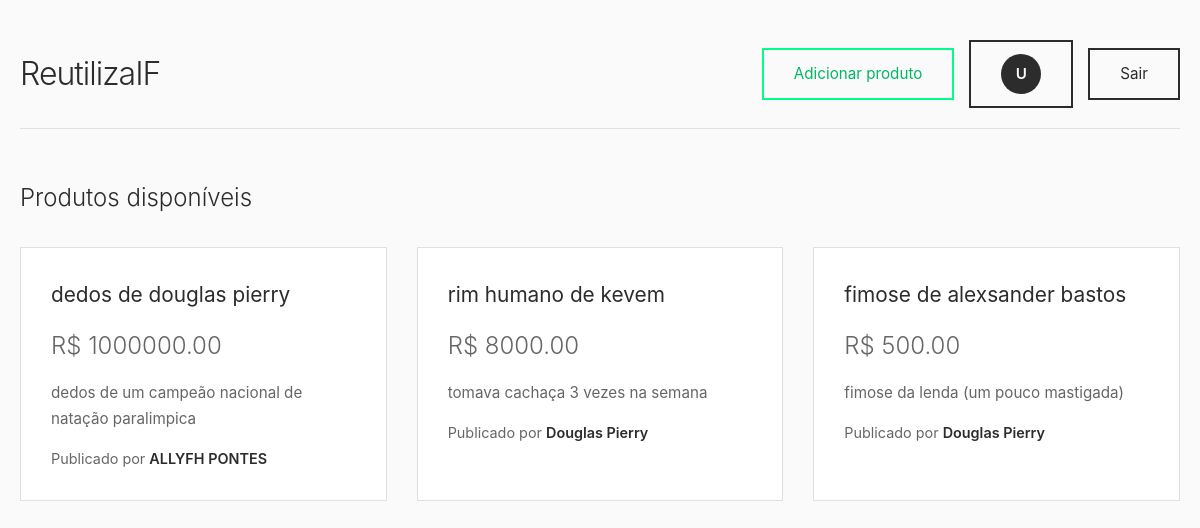
Screenshot of /home (signed in) with the database file from the repository.
### app.py (models this page shows)
class Produto(db.Model):
    id = db.Column(db.Integer, primary_key=True)
    nome = db.Column(db.String(100), nullable=False)
    preco = db.Column(db.Float, nullable=False)
    descricao = db.Column(db.String(200))
    usuario_matricula = db.Column(db.String(20))
    usuario_nome = db.Column(db.String(150))

### app.py (the view)
@app.route('/home')
def home():
    if not session.get('usuario_logado'):
        return redirect(url_for('login'))
    produtos = Produto.query.all()
    dados_usuario = session.get('dados_usuario', {})
    return render_template(
        'home.html',
        produtos=produtos,
        usuario=dados_usuario,
        is_admin=usuario_e_admin(),
        pode_criar=session.get('usuario_logado', False)
    )

### app.py (called while the page is built)
def usuario_e_admin():
    return session.get('matricula') in ADMIN_MATRICULAS

### templates/home.html (shortened to what this page needs)
<!DOCTYPE html>
<html lang="pt-br">
<head>
</head>
<body>
    <div class="container">
        <header>
            <h1>ReutilizaIF</h1>
            <div style="display: flex; gap: 15px; align-items: center;">
                {% if pode_criar %}
                <a href="{{ url_for('novo_produto') }}" class="btn btn-admin">Adicionar produto</a>
                {% endif %}
                {% if usuario %}
                <a href="/perfil" class="btn" style="text-decoration: none;">
                    {% if usuario.foto %}
                    <img src="{{ usuario.foto }}" alt="Perfil" style="width: 40px; height: 40px; border-radius: 50%; object-fit: cover; border: 2px solid #2c2c2c;">
                    {% else %}
                    <div style="width: 40px; height: 40px; border-radius: 50%; background: #2c2c2c; color: #fafafa; display: flex; align-items: center; justify-content: center; font-weight: 600;">
                        {{ usuario.nome_usual[0] if usuario.nome_usual else usuario.nome[0] if usuario.nome else 'U' }}
                    </div>
                    {% endif %}
                </a>
                {% endif %}
                <a href="/logout" class="btn">Sair</a>
            </div>
        </header>
        <h2>Produtos disponíveis</h2>
        {% if produtos %}
            <div class="produtos-grid">
                {% for produto in produtos %}
                    <div class="produto-card">
                        <strong>{{ produto.nome }}</strong>
                        <div class="preco">R$ {{ "%.2f" % produto.preco }}</div>
                        <div class="descricao">{{ produto.descricao }}</div>
                        {% if produto.usuario_matricula %}
                        <div class="produto-meta">
                            Publicado por
                            <a href="{{ url_for('usuario_publico', matricula=produto.usuario_matricula) }}">
                                {{ produto.usuario_nome or produto.usuario_matricula }}
                            </a>
                        </div>
                        {% endif %}
                    </div>
                {% endfor %}
            </div>
        {% else %}
            <div class="empty-state">
                <p>Nenhum produto cadastrado ainda.</p>
            </div>
        {% endif %}
    </div>
</body>
</html>

### templates/home.html (style rules this page uses)
* { margin: 0; padding: 0; box-sizing: border-box; }
body { font-family: -apple-system, BlinkMacSystemFont, 'Segoe UI', Roboto, 'Helvetica Neue', Arial, sans-serif; background: #fafafa; color: #333; line-height: 1.6; min-height: 100vh; padding: 40px 20px; }
.container { max-width: 1200px; margin: 0 auto; }
header { display: flex; justify-content: space-between; align-items: center; margin-bottom: 50px; padding-bottom: 20px; border-bottom: 1px solid #e0e0e0; }
h1 { font-size: 2em; font-weight: 300; color: #2c2c2c; letter-spacing: -1px; }
.btn { padding: 12px 30px; text-decoration: none; border: 2px solid #2c2c2c; color: #2c2c2c; background: transparent; font-size: 0.95em; font-weight: 400; transition: all 0.3s ease; cursor: pointer; display: inline-block; }
.btn-admin { border-color: #00FF88; color: #00b766; }
h2 { font-size: 1.5em; font-weight: 300; color: #2c2c2c; margin-bottom: 30px; }
.produtos-grid { display: grid; grid-template-columns: repeat(auto-fill, minmax(280px, 1fr)); gap: 30px; margin-top: 20px; }
.produto-card { background: #fff; border: 1px solid #e0e0e0; padding: 30px; transition: all 0.3s ease; }
.produto-card strong { color: #2c2c2c; font-size: 1.3em; font-weight: 400; display: block; margin-bottom: 15px; }
.produto-card .preco { color: #666; font-size: 1.5em; font-weight: 300; margin: 15px 0; }
.produto-card .descricao { color: #666; line-height: 1.7; font-size: 0.95em; }
.produto-meta { margin-top: 15px; font-size: 0.9em; color: #666; }
.produto-meta a { color: #2c2c2c; font-weight: 600; text-decoration: none; }

### rows the page displays
Produto: nome "dedos de douglas pierry", preco "1000000.00", descricao "dedos de um campeão nacional de natação paralimpica", usuario_nome "ALLYFH PONTES"
Produto: nome "rim humano de kevem", preco "8000.00", descricao "tomava cachaça 3 vezes na semana", usuario_nome "Douglas Pierry"
Produto: nome "fimose de alexsander bastos", preco "500.00", descricao "fimose da lenda (um pouco mastigada)", usuario_nome "Douglas Pierry"
